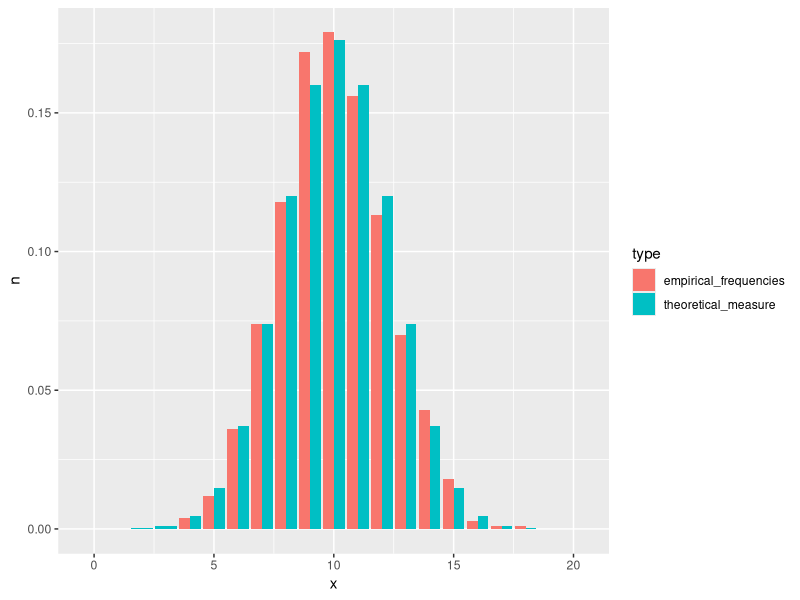
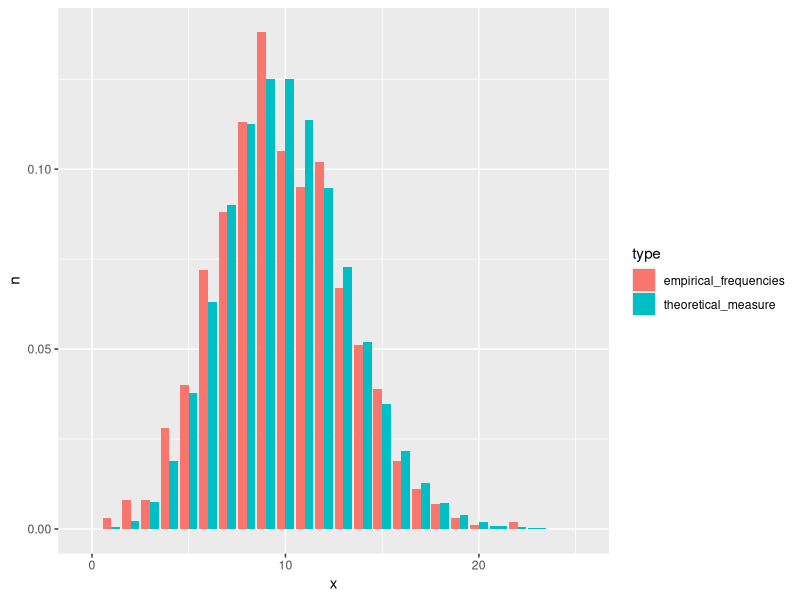
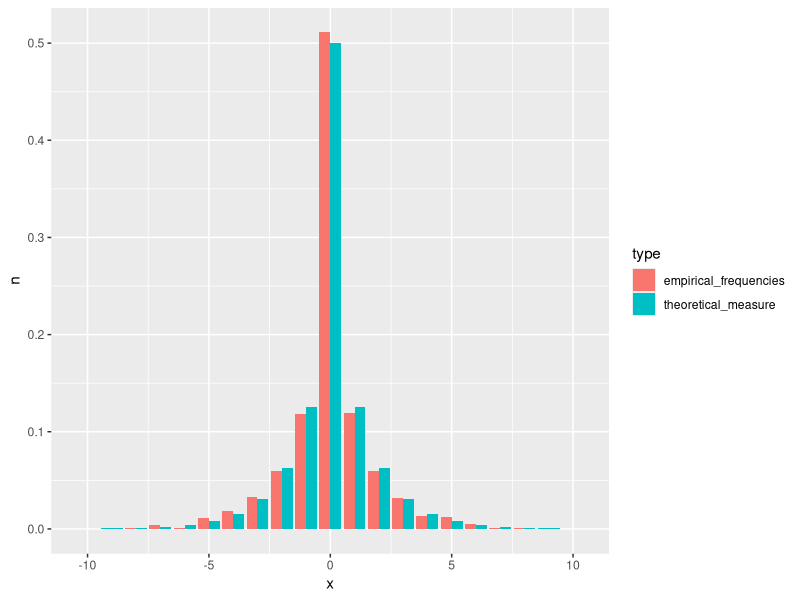
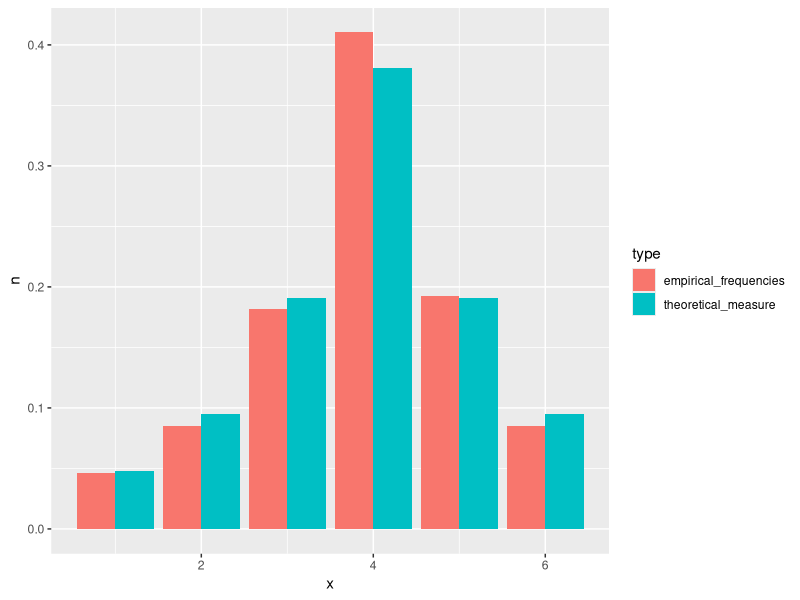

Generate these figures, in order, with R:
## ---- chunk 1
togs   <- F
tog_ex <- T
## ---- chunk 2
set.seed(1)
cards <- 1:52
n     <- 10000
q4    <- vector(mode = "logical", length = n)
q2    <- vector(mode = "logical", length = n)

tmp <- vector(mode = "logical", length = n)
for (i in 1:n) {
  p1      <- sample(1:52, 26)
  q4[i]   <- sum(1:4 %in% p1) == 4
  q2[i]   <- sum(1:4 %in% p1) >= 2
}
sum(q4) / n
sum(q2) / n

## ---- chunk 3
set.seed(1)
n      <- 10000
samps  <- sample(1:6, n, replace = TRUE)

# lower bound
lb     <- vector(mode = "logical", length = n)
A      <- c(1,2,3)
B      <- c(3,4,5,6)
for (i in 1:n) {
  lb[i] <- samps[i] %in% A & samps[i] %in% B
}
sum(lb) / n

# upper bound
ub     <- vector(mode = "logical", length = n)
A      <- c(1,2,3)
B      <- c(1,2,3,4)
for (i in 1:n) {
  ub[i] <- samps[i] %in% A & samps[i] %in% B
}
sum(ub) / n
## ---- chunk 4
set.seed(1)
n_samp <- 100000
n      <- 4
p      <- 0.6
conn_samp <- vector(mode = "logical", length = n_samp)
for (i in 1:n_samp) {
  tmp_mat                     <- matrix(data = 0, nrow = n, ncol = n)
  samp_conn                   <- sample(c(0,1), 
                                        choose(4,2), 
                                        replace = TRUE, 
                                        prob    = c(1 - p, p))
  tmp_mat[lower.tri(tmp_mat)] <- samp_conn
  tmp_mat[upper.tri(tmp_mat)] <- t(tmp_mat)[upper.tri(t(tmp_mat))]
  not_conn                    <- apply(tmp_mat, 1, sum)
  if (any(not_conn == 0)) {
    conn_samp[i] <- TRUE
  } else {
    conn_samp[i] <- FALSE
  }
}
sum(conn_samp) / n_samp
## ---- chunk 5
set.seed(1)
library(ggplot2)
library(dplyr)
bin_samp <- rbinom(n = 1000, size = 20, prob = 0.5)
bin_samp <- data.frame(x = bin_samp) %>%
  count(x) %>%
  mutate(n = n / 1000, type = "empirical_frequencies") %>%
  bind_rows(data.frame(x = 0:20, n = dbinom(0:20, size = 20, prob = 0.5), type = "theoretical_measure"))

bin_plot <- ggplot(data = bin_samp, aes(x = x, y = n, fill = type)) +
  geom_bar(stat="identity", position = "dodge")
plot(bin_plot)
## ---- chunk 6
set.seed(1)
pois_samp <- rpois(n = 1000, lambda = 10)
pois_samp <- data.frame(x = pois_samp) %>%
  count(x) %>%
  mutate(n = n / 1000, type = "empirical_frequencies") %>%
  bind_rows(data.frame(x = 0:25, n = dpois(0:25, lambda = 10), type = "theoretical_measure"))

pois_plot <- ggplot(data = pois_samp, aes(x = x, y = n, fill = type)) +
  geom_bar(stat="identity", position = "dodge")
plot(pois_plot)
## ---- chunk 7
n          <- 1000
geom_samps <- rgeom(n, prob = 0.5)
sign_samps <- sample(c(FALSE, TRUE), size = n, replace = TRUE)
geom_samps[sign_samps] <- -geom_samps[sign_samps]
my_pmf <- function (k, p) {
  indic         <- rep(1, length(k))
  indic[k == 0] <- 0
  return ((p * (1 - p)^(abs(k))) / 2^indic)
}
geom_samps <- data.frame(x = geom_samps) %>%
  count(x) %>%
  mutate(n = n / 1000, type = "empirical_frequencies") %>%
  bind_rows(data.frame(x = -10:10, n = my_pmf(-10:10, 0.5), type = "theoretical_measure"))

geom_plot <- ggplot(data = geom_samps, aes(x = x, y = n, fill = type)) +
  geom_bar(stat="identity", position = "dodge")
plot(geom_plot)


## ---- chunk 8
n          <- 10000
m <- 4
my_pmf <- function (k, m) {
  denom <- sum(0.5^abs(m - 1:6))
  return (0.5^abs(m - k) / denom)
}
samps <- c()
for (i in 1:n) {
  a <- sample(1:6, 1)
  a_val <- my_pmf(a, m)
  prob  <- runif(1)
  if (prob < a_val) {
    samps <- c(samps, a)
  }
}
samps <- data.frame(x = samps) %>%
  count(x) %>%
  mutate(n = n / length(samps), type = "empirical_frequencies") %>%
  bind_rows(data.frame(x = 1:6, n = my_pmf(1:6, m), type = "theoretical_measure"))

my_plot <- ggplot(data = samps, aes(x = x, y = n, fill = type)) +
  geom_bar(stat="identity", position = "dodge")
plot(my_plot)
